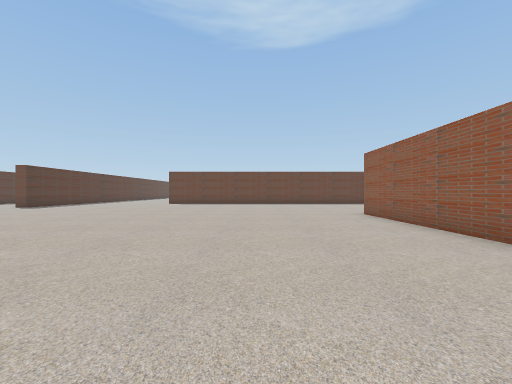
view 1 (above)

14 first-person views from a walk through a Unity game level. The camera is 1.5 m above the floor, looks level and sees 90° across. The floor is counted in squares, 2 m on a side. Each view is taken from the middle of a square. On the plan, view 1 faces up. The plan holds only what a view shows up to about 9 squares ahead; the rest is blank. The place goes on beyond the plan. The player character is not drawn.

view 2
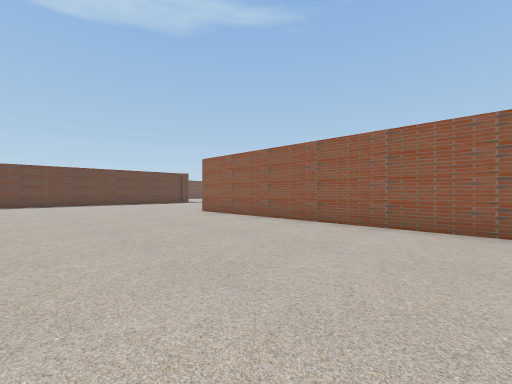

view 3
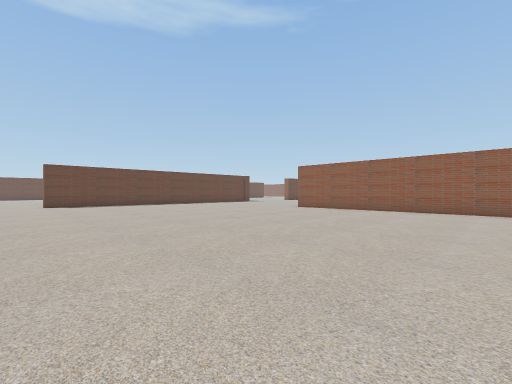

view 4
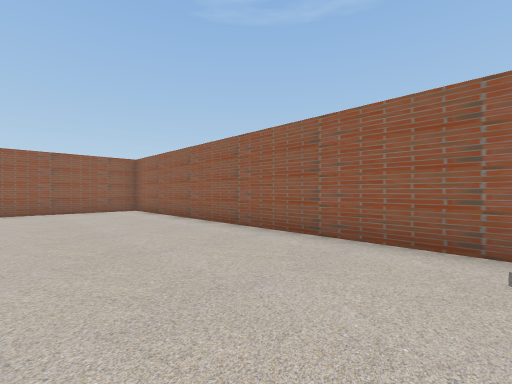

view 5
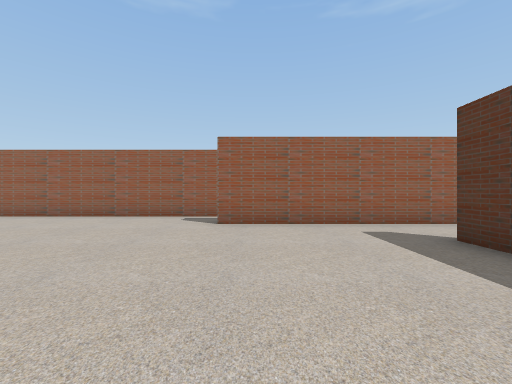

view 6
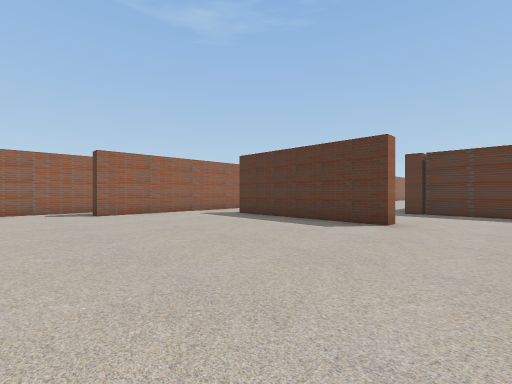

view 7
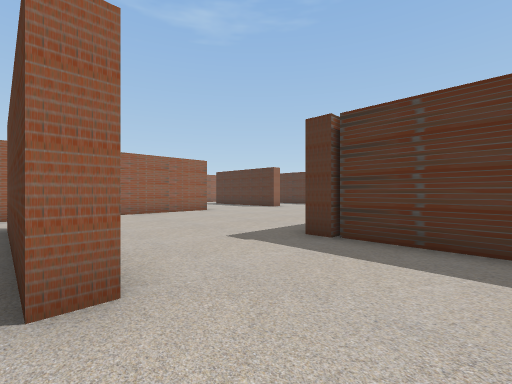

view 8
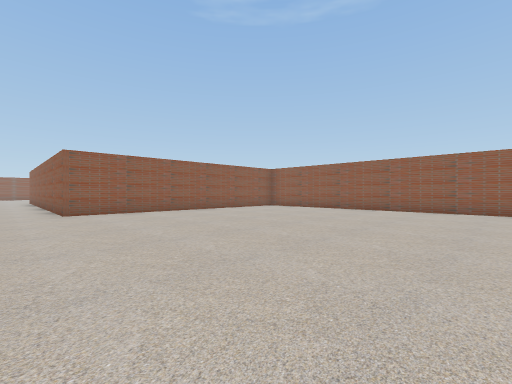

view 9
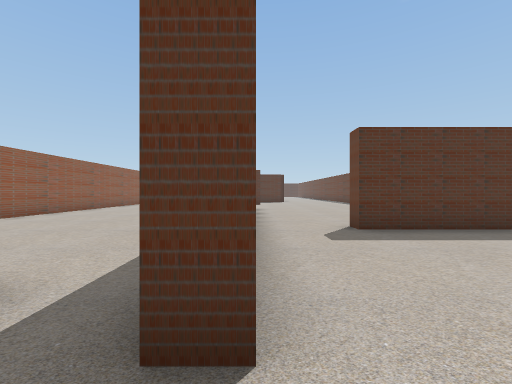

view 10
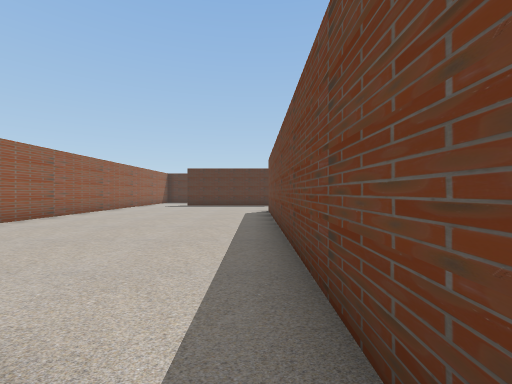

view 11
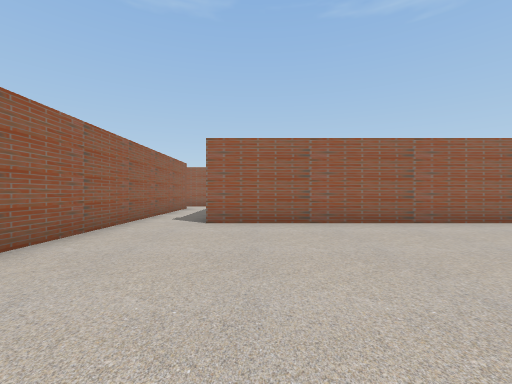

view 12
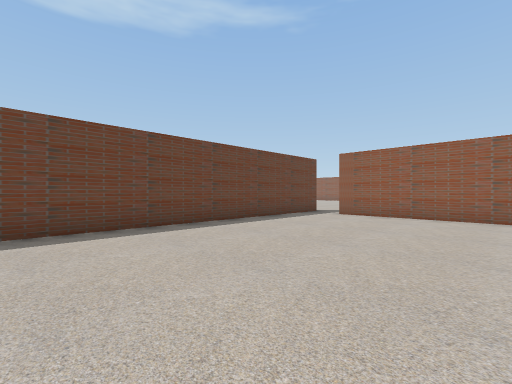

view 13
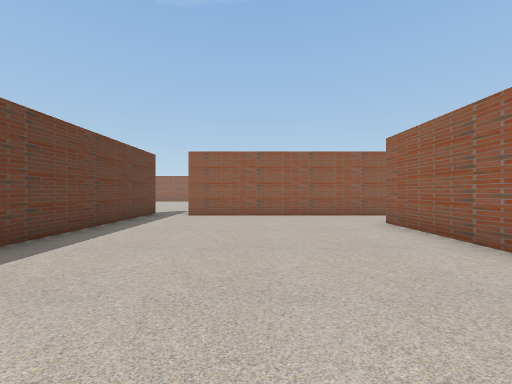

view 14
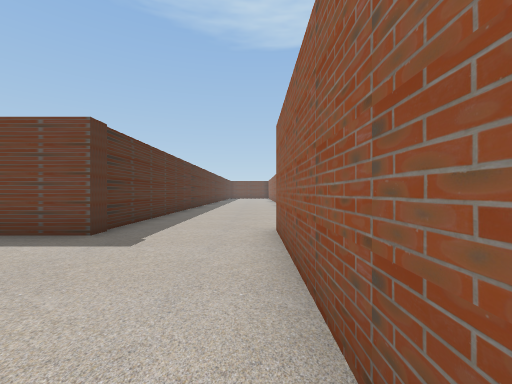

### Floor plan
Points are (right, up) in squares from view 1. A wall is a line through its corners. A room is listed if a view was taken in it or the views show most of it. See-through windows are left out.
Room 1 (views 1, 2, 3, 4, 5, 6, 8, 9, 10)
walls: (-8, -0.9) (1.9, -0.9); (-11.6, 1) (-8.1, 1) (-8.1, 0.5); (-12.1, 8.1) (-12.1, 3.1); (3.7, 0) (3.7, 8.6)
ways out: opening at (-12, 2.5) to room 2; opening at (-12, 9.5) to room 2; opening at (-9, 0) to room 3; opening at (4, 9.5)
Room 2 (views 7, 14)
walls: (-12.6, 3.4) (-12.6, 8.1) (-12.1, 8.1); (-12.1, 3.1) (-12.6, 3.1); (-16, 10.5) (-16, 7.4) (-17.5, 7.4); (-15.8, 1) (-11.6, 1)
ways out: opening at (-12, 2.5) to room 1; opening at (-12, 9.5) to room 1
Room 3 (views 11, 12, 13)
walls: (-8.9, -5.6) (-8.9, -0.9); (-8.1, 0.5) (-17, 0.5); (-17.5, -6.2) (-10.8, -6.2)
ways out: opening at (-9, 0) to room 1; opening at (-10, -6)

Positions as (right, up) in squares from view 1, and headings:
1: (0, 0), facing up
2: (-2, 0), facing up-right
3: (-7, 1), facing up-right
4: (-7, 3), facing down-right
5: (-9, 7), facing down
6: (-6, 10), facing down-left
7: (-12, 10), facing down-left
8: (-6, 10), facing down-right
9: (-7, 1), facing left
10: (-8, 0), facing left
11: (-12, 0), facing down
12: (-17, -5), facing up-right
13: (-17, -3), facing right
14: (-13, 3), facing up
